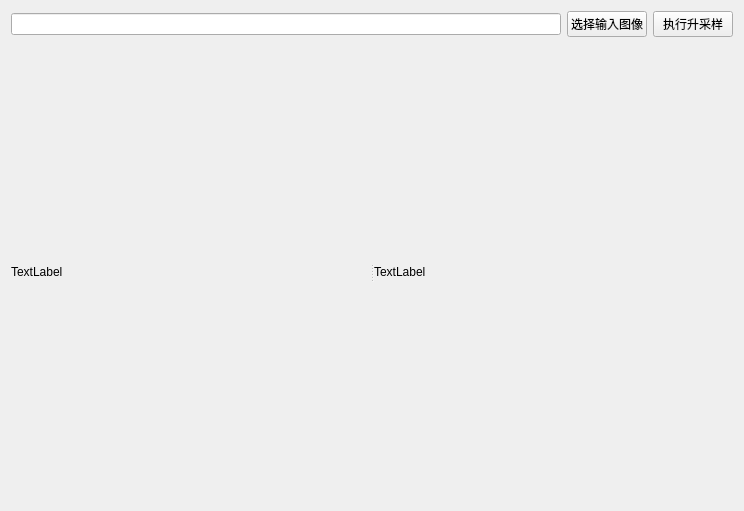
<?xml version="1.0" encoding="UTF-8"?>
<ui version="4.0">
 <class>RAISRWidget</class>
 <widget class="QWidget" name="RAISRWidget">
  <property name="geometry">
   <rect>
    <x>0</x>
    <y>0</y>
    <width>744</width>
    <height>511</height>
   </rect>
  </property>
  <property name="windowTitle">
   <string>Form</string>
  </property>
  <layout class="QVBoxLayout" name="verticalLayout" stretch="0,1">
   <item>
    <layout class="QHBoxLayout" name="horizontalLayout">
     <item>
      <widget class="QLineEdit" name="lned_input"/>
     </item>
     <item>
      <widget class="QPushButton" name="pbtn_selfile">
       <property name="text">
        <string>选择输入图像</string>
       </property>
      </widget>
     </item>
     <item>
      <widget class="QPushButton" name="pbtn_doraisr">
       <property name="text">
        <string>执行升采样</string>
       </property>
      </widget>
     </item>
    </layout>
   </item>
   <item>
    <widget class="QSplitter" name="splitter">
     <property name="orientation">
      <enum>Qt::Horizontal</enum>
     </property>
     <widget class="QLabel" name="lab_input">
      <property name="text">
       <string>TextLabel</string>
      </property>
     </widget>
     <widget class="QLabel" name="lab_output">
      <property name="text">
       <string>TextLabel</string>
      </property>
     </widget>
    </widget>
   </item>
  </layout>
 </widget>
 <resources/>
 <connections/>
</ui>
